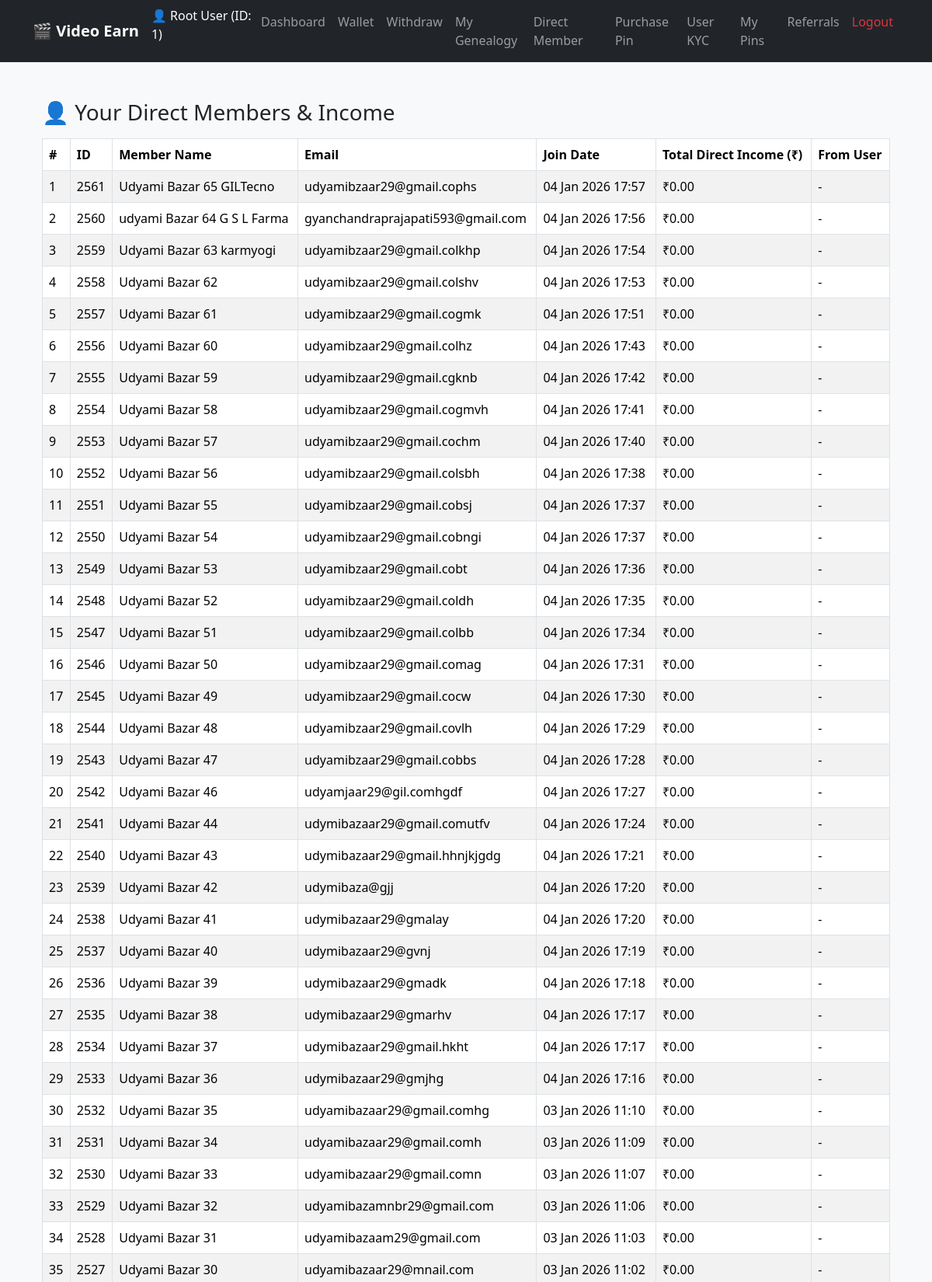
The page /direct_list.php (signed in, upper part) on the database its author committed.
### tables this page shows
CREATE TABLE `users` (
  `id` int(11) NOT NULL,
  `sponsor_id` int(11) DEFAULT NULL,
  `parent_id` int(11) DEFAULT NULL,
  `position` enum('left','right') DEFAULT NULL,
  `name` varchar(150) NOT NULL,
  `email` varchar(150) NOT NULL,
  `mobile` varchar(20) DEFAULT NULL,
  `password` varchar(255) NOT NULL,
  `plain_password` varchar(100) DEFAULT NULL,
  `pin` varchar(32) DEFAULT NULL,
  `is_active` tinyint(1) DEFAULT 0,
  `referrer_id` int(11) DEFAULT NULL,
  `wallet_balance` decimal(10,2) DEFAULT 0.00,
  `created_at` datetime DEFAULT current_timestamp(),
  `product_id` int(11) DEFAULT NULL,
  `delivery_type` enum('Booking','Instant') DEFAULT 'Instant'
);

### direct_list.php (the view, shortened to what this page needs)
<?php
require 'config/db.php';
$user_id = (int) $_SESSION['user_id'];
include 'includes/header.php';
?>
<div class="container mt-4">
    <h3>👤 Your Direct Members & Income</h3>
    <div class="table-responsive mt-3">
        <table class="table table-striped table-bordered">
            <thead>
                <tr>
                    <th>#</th>
                    <th>ID</th>
                    <th>Member Name</th>
                    <th>Email</th>
                    <th>Join Date</th>
                    <th>Total Direct Income (₹)</th>
                    <th>From User</th>
                </tr>
            </thead>
            <tbody>
                <?php
                $sql = "
                    SELECT u.id, u.name, u.email, u.created_at,
                           COALESCE(SUM(e.amount),0) AS total_income,
                           GROUP_CONCAT(e.meta SEPARATOR '||') AS all_meta
                    FROM users u
                    LEFT JOIN earnings e
                        ON e.user_id = {$user_id}
                        AND e.type = 'referral'
                        AND e.meta LIKE CONCAT('%user #', u.id, '%')
                    WHERE u.sponsor_id = {$user_id}
                    GROUP BY u.id, u.name, u.email, u.created_at
                    ORDER BY u.created_at DESC
                ";
                $res = mysqli_query($conn, $sql);
                if ($res === false) {
                    echo "<tr><td colspan='7' class='text-danger'>Database query failed: " . htmlspecialchars(mysqli_error($conn)) . "</td></tr>";
                } else {
                    if (mysqli_num_rows($res) > 0) {
                        $i = 1;
                        while ($row = mysqli_fetch_assoc($res)) {
                            $from_users = [];
                            echo "<tr>
                                    <td>{$i}</td>
                                    <td>" . htmlspecialchars($row['id']) . "</td>
                                    <td>" . htmlspecialchars($row['name']) . "</td>
                                    <td>" . htmlspecialchars($row['email']) . "</td>
                                    <td>" . date('d M Y H:i', strtotime($row['created_at'])) . "</td>
                                    <td>₹" . number_format($row['total_income'], 2) . "</td>
                                    <td>" . (!empty($from_users) ? implode(', ', $from_users) : '-') . "</td>
                                  </tr>";
                            $i++;
                        }
                    } else {
                        echo "<tr><td colspan='7' class='text-center'>No direct members found.</td></tr>";
                    }
                }
                ?>
            </tbody>
        </table>
    </div>
</div>
<?php include 'includes/footer.php'; ?>

### includes/header.php (shortened to what this page needs)
<?php
require_once __DIR__ . '/../config/db.php';
$user = null;
if (isset($_SESSION['user_id'])) {
    $uid = (int)$_SESSION['user_id'];
    $result = $conn->query("SELECT id, name FROM users WHERE id = $uid LIMIT 1");
    if ($result && $result->num_rows > 0) {
        $user = $result->fetch_assoc();
    }
}
?>
<!doctype html>
<html lang="en">
<head>
  <link href="https://cdn.jsdelivr.net/npm/bootstrap@5.3.3/dist/css/bootstrap.min.css" rel="stylesheet">
  <link href="assets/css/style.css" rel="stylesheet">
</head>
<body>
<nav class="navbar navbar-expand-lg navbar-dark bg-dark">
  <div class="container">
    <a class="navbar-brand" href="dashboard.php">🎬 Video Earn</a>
    <div class="collapse navbar-collapse" id="navbarNav">
      <ul class="navbar-nav ms-auto">
        <?php if(isset($_SESSION['user_id']) && $user): ?>
          <li class="nav-item">
            <span class="navbar-text text-white me-3">
              👤 <?= htmlspecialchars($user['name']) ?> (ID: <?= $user['id'] ?>)
            </span>
          </li>
          <li class="nav-item"><a href="dashboard.php" class="nav-link">Dashboard</a></li>
          <li class="nav-item"><a href="wallet.php" class="nav-link">Wallet</a></li>
          <li class="nav-item"><a href="withdraw.php" class="nav-link">Withdraw</a></li>
          <li class="nav-item"><a href="genealogy.php" class="nav-link">My Genealogy</a></li>
          <li class="nav-item"><a href="direct_list.php" class="nav-link">Direct Member</a></li>
          <li class="nav-item"><a href="purchase_pin.php" class="nav-link">Purchase Pin</a></li>
          <li class="nav-item"><a href="user_kyc.php" class="nav-link">User KYC</a></li>
          <li class="nav-item"><a href="my_vouchers.php" class="nav-link">My Pins</a></li>
          <li class="nav-item"><a href="referral.php" class="nav-link">Referrals</a></li>
          <li class="nav-item"><a href="logout.php" class="nav-link text-danger">Logout</a></li>
        <?php else: ?>
          <li class="nav-item"><a href="login.php" class="nav-link">Login</a></li>
          <li class="nav-item"><a href="register.php" class="nav-link">Register</a></li>
        <?php endif; ?>
      </ul>
    </div>
  </div>
</nav>
<div class="container py-4">

### assest/style.css (style rules this page uses)
body { background-color: #f8f9fa; }
h1, h2, h3 { font-family: 'Segoe UI', sans-serif; }
.navbar-brand { font-weight: bold; }

### rows shown on the page
users: name "Root User", id "1"
users: id "2561", name "Udyami Bazar 65 GILTecno", email "udyamibzaar29@gmail.cophs", created_at "04 Jan 2026 17:57", total_income "0.00"
users: id "2560", name "udyami Bazar 64 G S L Farma", email "gyanchandraprajapati593@gmail.com", created_at "04 Jan 2026 17:56", total_income "0.00"
users: id "2559", name "Udyami Bazar 63 karmyogi", email "udyamibzaar29@gmail.colkhp", created_at "04 Jan 2026 17:54", total_income "0.00"
users: id "2558", name "Udyami Bazar 62", email "udyamibzaar29@gmail.colshv", created_at "04 Jan 2026 17:53", total_income "0.00"
users: id "2557", name "Udyami Bazar 61", email "udyamibzaar29@gmail.cogmk", created_at "04 Jan 2026 17:51", total_income "0.00"
users: id "2556", name "Udyami Bazar 60", email "udyamibzaar29@gmail.colhz", created_at "04 Jan 2026 17:43", total_income "0.00"
users: id "2555", name "Udyami Bazar 59", email "udyamibzaar29@gmail.cgknb", created_at "04 Jan 2026 17:42", total_income "0.00"
users: id "2554", name "Udyami Bazar 58", email "udyamibzaar29@gmail.cogmvh", created_at "04 Jan 2026 17:41", total_income "0.00"
users: id "2553", name "Udyami Bazar 57", email "udyamibzaar29@gmail.cochm", created_at "04 Jan 2026 17:40", total_income "0.00"
users: id "2552", name "Udyami Bazar 56", email "udyamibzaar29@gmail.colsbh", created_at "04 Jan 2026 17:38", total_income "0.00"
users: id "2551", name "Udyami Bazar 55", email "udyamibzaar29@gmail.cobsj", created_at "04 Jan 2026 17:37", total_income "0.00"
users: id "2550", name "Udyami Bazar 54", email "udyamibzaar29@gmail.cobngi", created_at "04 Jan 2026 17:37", total_income "0.00"
users: id "2549", name "Udyami Bazar 53", email "udyamibzaar29@gmail.cobt", created_at "04 Jan 2026 17:36", total_income "0.00"
users: id "2548", name "Udyami Bazar 52", email "udyamibzaar29@gmail.coldh", created_at "04 Jan 2026 17:35", total_income "0.00"
users: id "2547", name "Udyami Bazar 51", email "udyamibzaar29@gmail.colbb", created_at "04 Jan 2026 17:34", total_income "0.00"
users: id "2546", name "Udyami Bazar 50", email "udyamibzaar29@gmail.comag", created_at "04 Jan 2026 17:31", total_income "0.00"
users: id "2545", name "Udyami Bazar 49", email "udyamibzaar29@gmail.cocw", created_at "04 Jan 2026 17:30", total_income "0.00"
users: id "2544", name "Udyami Bazar 48", email "udyamibzaar29@gmail.covlh", created_at "04 Jan 2026 17:29", total_income "0.00"
users: id "2543", name "Udyami Bazar 47", email "udyamibzaar29@gmail.cobbs", created_at "04 Jan 2026 17:28", total_income "0.00"
users: id "2542", name "Udyami Bazar 46", email "udyamjaar29@gil.comhgdf", created_at "04 Jan 2026 17:27", total_income "0.00"
users: id "2541", name "Udyami Bazar 44", email "udymibazaar29@gmail.comutfv", created_at "04 Jan 2026 17:24", total_income "0.00"
users: id "2540", name "Udyami Bazar 43", email "udymibazaar29@gmail.hhnjkjgdg", created_at "04 Jan 2026 17:21", total_income "0.00"
users: id "2539", name "Udyami Bazar 42", email "udymibaza@gjj", created_at "04 Jan 2026 17:20", total_income "0.00"
users: id "2538", name "Udyami Bazar 41", email "udymibazaar29@gmalay", created_at "04 Jan 2026 17:20", total_income "0.00"
users: id "2537", name "Udyami Bazar 40", email "udymibazaar29@gvnj", created_at "04 Jan 2026 17:19", total_income "0.00"
users: id "2536", name "Udyami Bazar 39", email "udymibazaar29@gmadk", created_at "04 Jan 2026 17:18", total_income "0.00"
users: id "2535", name "Udyami Bazar 38", email "udymibazaar29@gmarhv", created_at "04 Jan 2026 17:17", total_income "0.00"
users: id "2534", name "Udyami Bazar 37", email "udymibazaar29@gmail.hkht", created_at "04 Jan 2026 17:17", total_income "0.00"
users: id "2533", name "Udyami Bazar 36", email "udymibazaar29@gmjhg", created_at "04 Jan 2026 17:16", total_income "0.00"
users: id "2532", name "Udyami Bazar 35", email "udyamibazaar29@gmail.comhg", created_at "03 Jan 2026 11:10", total_income "0.00"
users: id "2531", name "Udyami Bazar 34", email "udyamibazaar29@gmail.comh", created_at "03 Jan 2026 11:09", total_income "0.00"
users: id "2530", name "Udyami Bazar 33", email "udyamibazaar29@gmail.comn", created_at "03 Jan 2026 11:07", total_income "0.00"
users: id "2529", name "Udyami Bazar 32", email "udyamibazamnbr29@gmail.com", created_at "03 Jan 2026 11:06", total_income "0.00"
users: id "2528", name "Udyami Bazar 31", email "udyamibazaam29@gmail.com", created_at "03 Jan 2026 11:03", total_income "0.00"
users: id "2527", name "Udyami Bazar 30", email "udyamibazaar29@mnail.com", created_at "03 Jan 2026 11:02", total_income "0.00"
